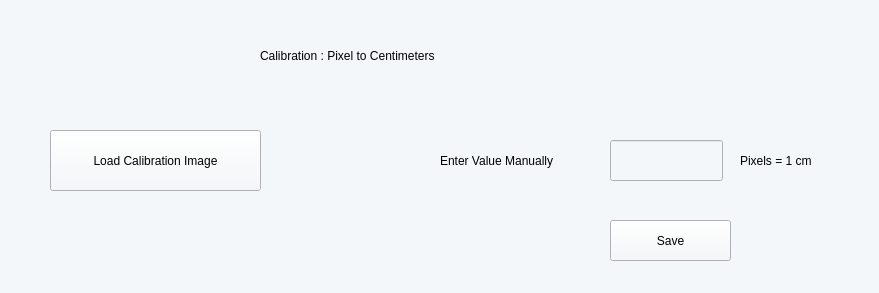
<?xml version="1.0" encoding="UTF-8"?>
<ui version="4.0">
 <class>Form</class>
 <widget class="QWidget" name="Form">
  <property name="geometry">
   <rect>
    <x>0</x>
    <y>0</y>
    <width>879</width>
    <height>293</height>
   </rect>
  </property>
  <property name="windowTitle">
   <string>Form</string>
  </property>
  <property name="styleSheet">
   <string notr="true">background-color:rgb(244, 247, 250);</string>
  </property>
  <widget class="QLabel" name="label">
   <property name="geometry">
    <rect>
     <x>260</x>
     <y>30</y>
     <width>321</width>
     <height>51</height>
    </rect>
   </property>
   <property name="styleSheet">
    <string notr="true">font: 83 12pt &quot;Segoe UI&quot; bold;</string>
   </property>
   <property name="text">
    <string>Calibration : Pixel to Centimeters</string>
   </property>
  </widget>
  <widget class="QPushButton" name="btn_load_calib_img">
   <property name="geometry">
    <rect>
     <x>50</x>
     <y>130</y>
     <width>211</width>
     <height>61</height>
    </rect>
   </property>
   <property name="styleSheet">
    <string notr="true">font: 63 10pt &quot;Segoe UI&quot; bold;</string>
   </property>
   <property name="text">
    <string>Load Calibration Image</string>
   </property>
  </widget>
  <widget class="QLabel" name="label_2">
   <property name="geometry">
    <rect>
     <x>440</x>
     <y>140</y>
     <width>161</width>
     <height>41</height>
    </rect>
   </property>
   <property name="styleSheet">
    <string notr="true">font: 63 10pt &quot;Segoe UI&quot; bold;</string>
   </property>
   <property name="text">
    <string>Enter Value Manually</string>
   </property>
  </widget>
  <widget class="QLineEdit" name="lineEdit_pixel_cm">
   <property name="geometry">
    <rect>
     <x>610</x>
     <y>140</y>
     <width>113</width>
     <height>41</height>
    </rect>
   </property>
   <property name="styleSheet">
    <string notr="true">font: 63 10pt &quot;Segoe UI&quot;;</string>
   </property>
   <property name="alignment">
    <set>Qt::AlignCenter</set>
   </property>
  </widget>
  <widget class="QLabel" name="label_3">
   <property name="geometry">
    <rect>
     <x>740</x>
     <y>140</y>
     <width>101</width>
     <height>41</height>
    </rect>
   </property>
   <property name="styleSheet">
    <string notr="true">font: 63 10pt &quot;Segoe UI&quot; bold;</string>
   </property>
   <property name="text">
    <string>Pixels = 1 cm</string>
   </property>
  </widget>
  <widget class="QPushButton" name="btnSave">
   <property name="geometry">
    <rect>
     <x>610</x>
     <y>220</y>
     <width>121</width>
     <height>41</height>
    </rect>
   </property>
   <property name="styleSheet">
    <string notr="true">font: 63 10pt &quot;Segoe UI&quot; bold;</string>
   </property>
   <property name="text">
    <string>Save</string>
   </property>
  </widget>
 </widget>
 <resources/>
 <connections/>
</ui>
